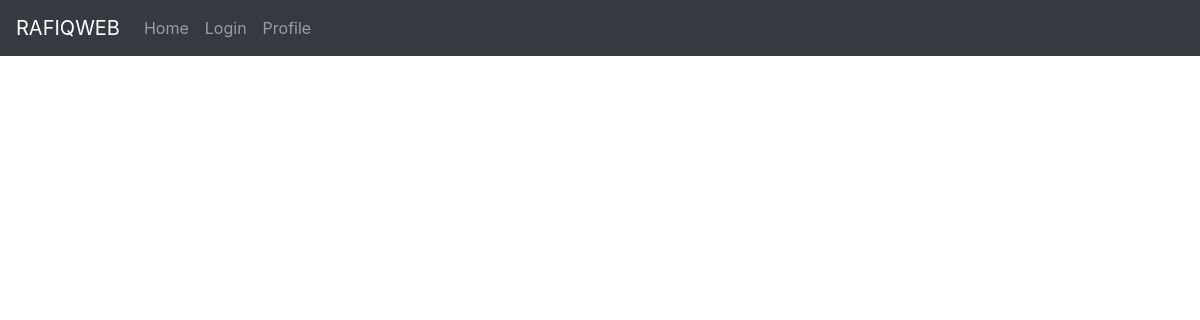
Before: / with the older database file.
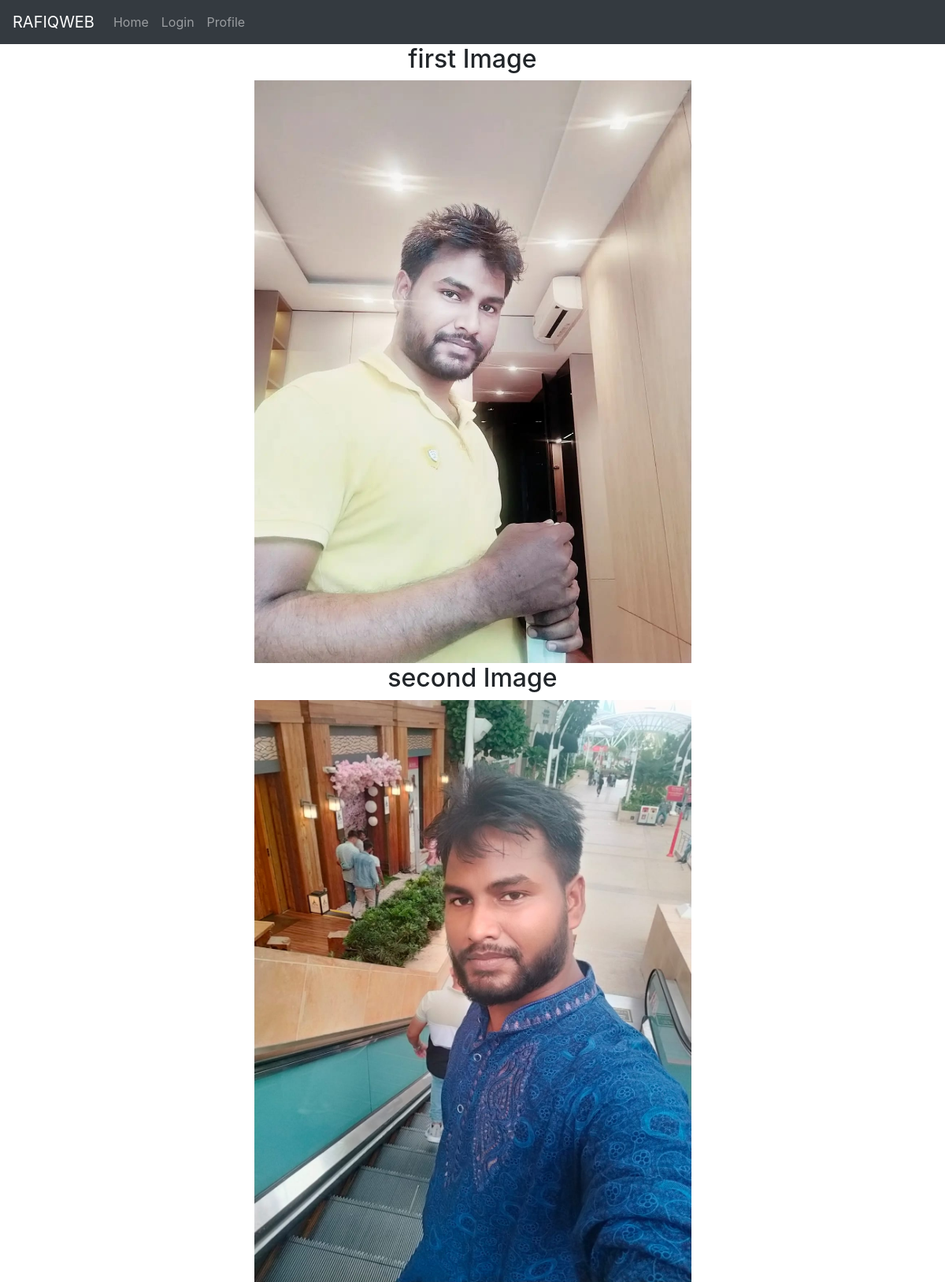
After: the same page with the newer database file.
### blog/models.py (models this page shows)
class Post(models.Model):
    author = models.ForeignKey(User, on_delete=models.CASCADE)
    title = models.CharField(max_length=100)
    image = models.ImageField(upload_to='post_image')

### blog/views.py (the view)
# urls.py: path('', PostListView.as_view(template_name='home.html'), name='home')
class PostListView(ListView):
    model = Post
    context_object_name = 'posts'

### templates/home.html (shortened to what this page needs)
{% extends 'base.html' %}
{% block content %}
{% for post in posts %}
<div class="text-center">
    <h2>{{post.title}}</h2>
    <img src="{{post.image.url}}" alt="{{post.title}}" width="50%">
</div>
{% endfor %}
{% endblock %}

### templates/base.html (shortened to what this page needs)
<!DOCTYPE html>
<html lang="en">
<head>
  <link rel="stylesheet" href="https://cdn.jsdelivr.net/npm/bootstrap@4.6.2/dist/css/bootstrap.min.css">
  <link rel="stylesheet" href="https://stackpath.bootstrapcdn.com/font-awesome/4.7.0/css/font-awesome.min.css">
</head>
<body>
<nav class="navbar navbar-expand-md bg-dark navbar-dark">
  <a class="navbar-brand" href="{% url 'home' %}">RAFIQWEB</a>
  <div class="collapse navbar-collapse" id="collapsibleNavbar">
    <ul class="navbar-nav">
      <li class="nav-item">
        <a class="nav-link" href="{% url 'home' %}">Home</a>
      </li>
      {% if request.user.is_authenticated %}
      <li class="nav-item">
        <a class="nav-link" href="{% url 'logout' %}">logout-{{user}}</a>
      </li>
        {% if request.user.is_superuser %}
        <li class="nav-item">
          <a class="nav-link" href="/admin/">Admin</a>
        </li>
        {% endif %}
      {% else %}
      <li class="nav-item">
        <a class="nav-link" href="{% url 'login' %}">Login</a>
      </li>
      {% endif %}
      <li class="nav-item">
        <a class="nav-link" href="{% url 'profile' %}">Profile</a>
      </li>
    </ul>
  </div>
</nav>
<div class="container">
  {% block content %}
  {% endblock %}
</div>
</body>
</html>

Changed rows visible on the page:
added Post: title "first Image", image (picture)
added Post: title "second Image", image (picture)
